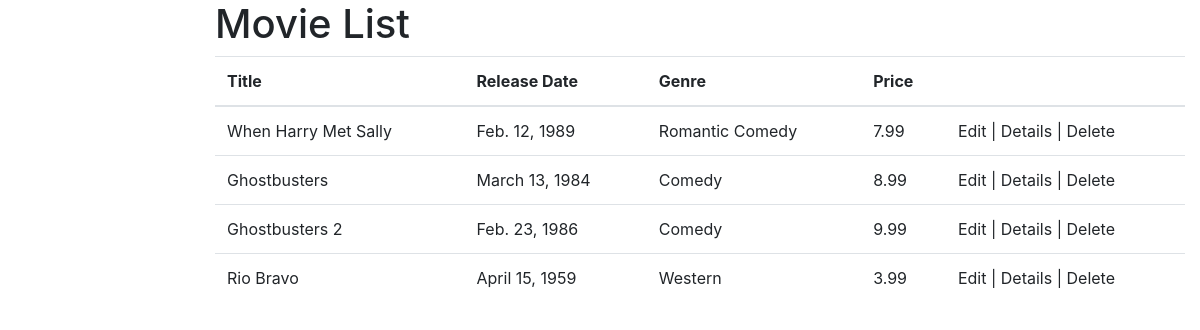
The page /mvc/movies on the database its author committed.
### MVC/models.py (models this page shows, shortened)
class Movie(models.Model):
    title = models.TextField()
    release_date = models.DateField()
    genre = models.TextField()
    price = models.DecimalField(max_digits=18,decimal_places=2) # 18,2

### MVC/views.py (the view)
# urls.py: path('movies',views.IndexView.as_view(),name='MoviesIndex'), # list all movies
class IndexView(generic.ListView):
    model = Movie
    template_name = 'movies_list.html'

### MVC/templates/movies_list.html
{% extends "base_generic.html" %}
{% block content %}
  <h1>Movie List</h1>
  {% if movie_list %}
      <table class="table">
        <thead>
            <tr>
                <th>
                   Title
                </th>
                <th>
                   Release Date
                </th>
                <th>
                    Genre
                </th>
                <th>
                    Price
                </th>
                <th></th>
            </tr>
        </thead>
        <tbody>
          {% for movie in movie_list %}
            <tr>
                <td>
                   {{movie.title}}
                </td>
                <td>
                  {{movie.release_date}}
                </td>
                <td>
                    {{movie.genre}}
                </td>
                <td>
                    {{movie.price}}
                </td>
                <td>
                    <a >Edit</a> |
                    <a >Details</a> |
                    <a >Delete</a>
                </td>
            </tr>
            {% endfor %}
        </tbody>
    </table>
  {% else %}
    <p>There are no movies.</p>
  {% endif %}
{% endblock %}

### MVC/templates/base_generic.html (shortened to what this page needs)
<!DOCTYPE html>
<html lang="en">
<head>
  <link rel="stylesheet" href="https://stackpath.bootstrapcdn.com/bootstrap/4.1.3/css/bootstrap.min.css">
  {% load static %}
  <link rel="stylesheet" href="{% static 'css/styles.css' %}">
</head>
<body>
  <div class="container-fluid">
    <div class="row">
      <div class="col-sm-2">
      </div>
      <div class="col-sm-10 ">{% block content %}{% endblock %}</div>
    </div>
  </div>
</body>
</html>

### rows shown on the page
Movie: title "When Harry Met Sally", release_date "Feb. 12, 1989", genre "Romantic Comedy", price "7.99"
Movie: title "Ghostbusters", release_date "March 13, 1984", genre "Comedy", price "8.99"
Movie: title "Ghostbusters 2", release_date "Feb. 23, 1986", genre "Comedy", price "9.99"
Movie: title "Rio Bravo", release_date "April 15, 1959", genre "Western", price "3.99"
